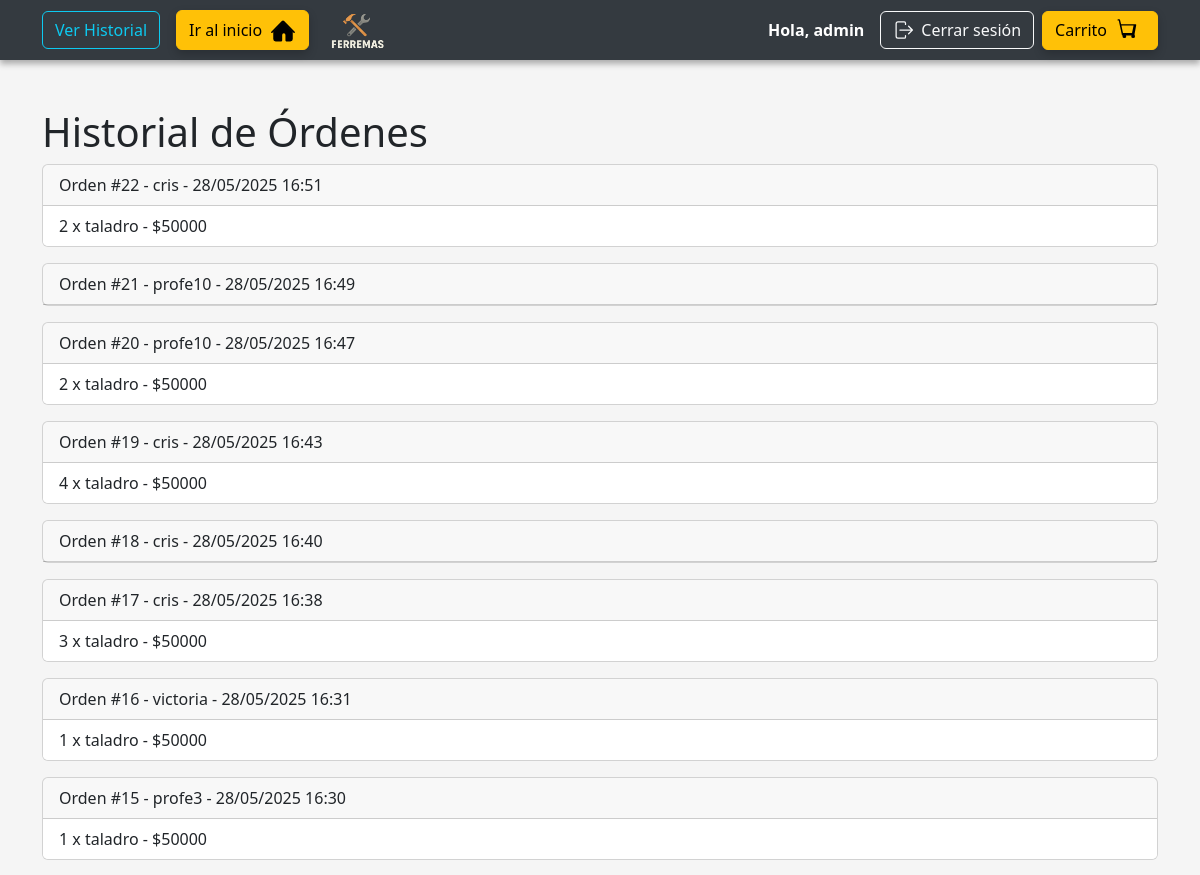
Page /historial/ (signed in, upper part) on the earlier database version.
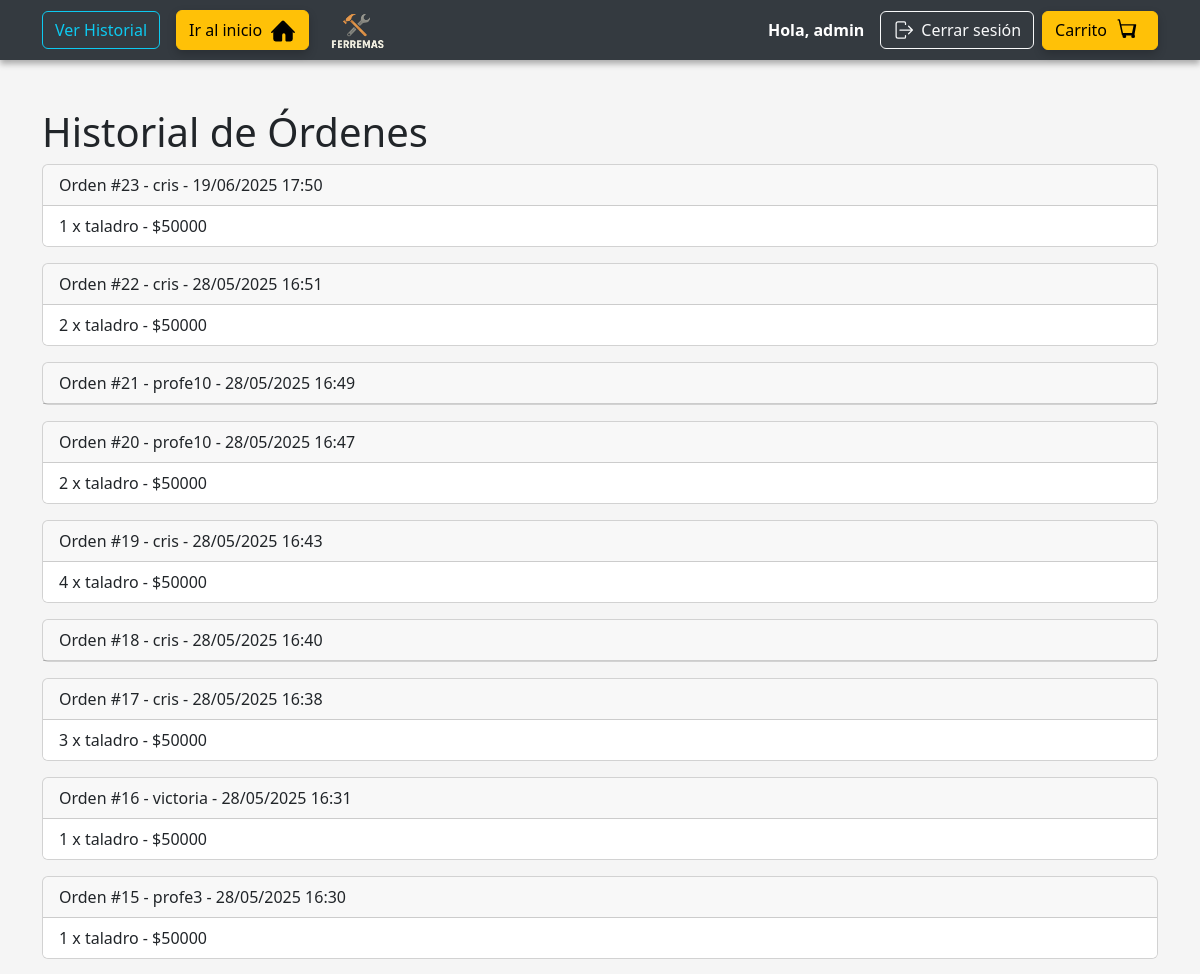
Same page on the later database version.
### miapp/models.py (models this page shows, shortened)
class Orden(models.Model):
    usuario = models.ForeignKey(User, on_delete=models.CASCADE)
    fecha = models.DateTimeField(auto_now_add=True)

class ItemOrden(models.Model):
    orden = models.ForeignKey(Orden, on_delete=models.CASCADE, related_name='items')
    producto = models.ForeignKey(Producto, on_delete=models.SET_NULL, null=True)
    cantidad = models.PositiveIntegerField()

class Producto(models.Model):
    nombre = models.CharField(max_length=100)
    descripcion = models.TextField(blank=True)
    precio = models.IntegerField()
    stock = models.IntegerField(default=0)

### miapp/views.py (the view)
# urls.py: path('historial/', views.historial_admin, name='historial_admin'),
@never_cache
@staff_member_required
def historial_admin(request):
    ordenes = Orden.objects.all().order_by('-fecha')
    return render(request, 'miapp/historial_admin.html', {'ordenes': ordenes})

### miapp/templates/miapp/historial_admin.html (shortened to what this page needs)
{% extends 'miapp/base.html' %}
{% block content %}
<h1>Historial de Órdenes</h1>
{% if ordenes %}
    {% for orden in ordenes %}
        <div class="card mb-3">
            <div class="card-header">
                Orden #{{ orden.id }} - {{ orden.usuario.username }} - {{ orden.fecha|date:"d/m/Y H:i" }}
            </div>
            <ul class="list-group list-group-flush">
                {% for item in orden.items.all %}
                    <li class="list-group-item">
                        {{ item.cantidad }} x {{ item.producto.nombre }} - ${{ item.producto.precio }}
                    </li>
                {% endfor %}
            </ul>
        </div>
    {% endfor %}
{% else %}
    <p>No hay órdenes aún.</p>
{% endif %}
{% endblock %}

Differences in the rows shown:
added Orden: id "23", usuario.username "cris", fecha "19/06/2025 17:50"
added ItemOrden: cantidad "1", producto.nombre "taladro", producto.precio "50000", shown under "23"
